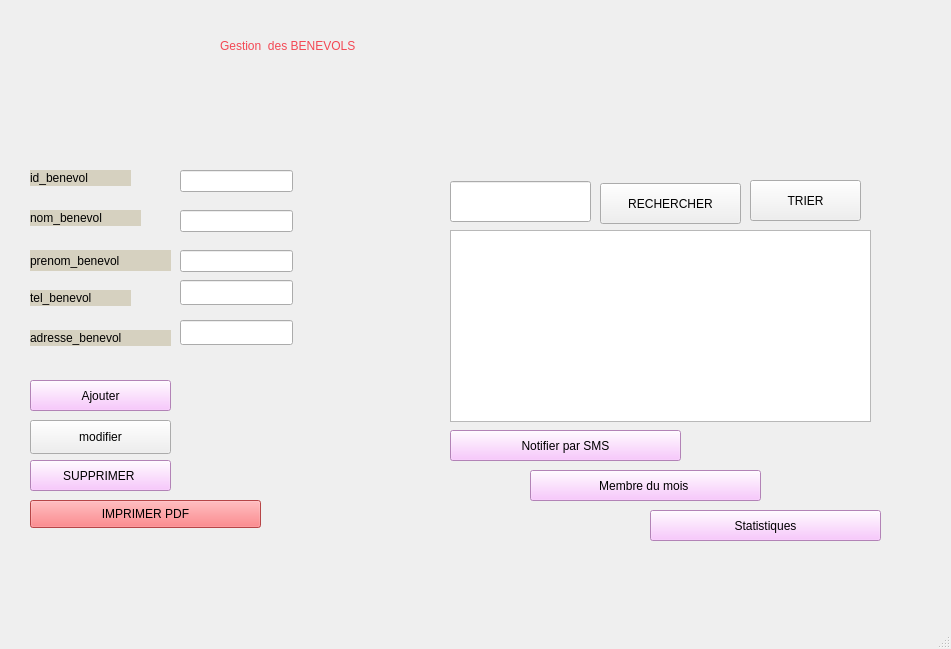
<?xml version="1.0" encoding="UTF-8"?>
<ui version="4.0">
 <class>MainWindow</class>
 <widget class="QMainWindow" name="MainWindow">
  <property name="geometry">
   <rect>
    <x>0</x>
    <y>0</y>
    <width>951</width>
    <height>649</height>
   </rect>
  </property>
  <property name="windowTitle">
   <string>MainWindow</string>
  </property>
  <widget class="QWidget" name="centralwidget">
   <widget class="QLabel" name="label">
    <property name="geometry">
     <rect>
      <x>0</x>
      <y>-10</y>
      <width>921</width>
      <height>501</height>
     </rect>
    </property>
    <property name="text">
     <string/>
    </property>
    <property name="pixmap">
     <pixmap>../../../../21692/Downloads/BG QT.jpg</pixmap>
    </property>
   </widget>
   <widget class="QLabel" name="label_2">
    <property name="geometry">
     <rect>
      <x>220</x>
      <y>0</y>
      <width>571</width>
      <height>91</height>
     </rect>
    </property>
    <property name="styleSheet">
     <string notr="true">font: 18pt &quot;Courier New&quot;;

color: rgb(243, 72, 84);</string>
    </property>
    <property name="text">
     <string>Gestion  des BENEVOLS</string>
    </property>
   </widget>
   <widget class="QLabel" name="label_4">
    <property name="geometry">
     <rect>
      <x>30</x>
      <y>170</y>
      <width>101</width>
      <height>16</height>
     </rect>
    </property>
    <property name="styleSheet">
     <string notr="true">background-color: rgb(214, 209, 192);
font: 75 9pt &quot;MS Shell Dlg 2&quot;;</string>
    </property>
    <property name="text">
     <string>id_benevol</string>
    </property>
   </widget>
   <widget class="QLabel" name="label_5">
    <property name="geometry">
     <rect>
      <x>30</x>
      <y>210</y>
      <width>111</width>
      <height>16</height>
     </rect>
    </property>
    <property name="styleSheet">
     <string notr="true">background-color: rgb(214, 209, 192);
font: 75 9pt &quot;MS Shell Dlg 2&quot;;</string>
    </property>
    <property name="text">
     <string>nom_benevol</string>
    </property>
   </widget>
   <widget class="QLabel" name="label_6">
    <property name="geometry">
     <rect>
      <x>30</x>
      <y>250</y>
      <width>141</width>
      <height>21</height>
     </rect>
    </property>
    <property name="styleSheet">
     <string notr="true">background-color: rgb(214, 209, 192);
font: 75 9pt &quot;MS Shell Dlg 2&quot;;</string>
    </property>
    <property name="text">
     <string>prenom_benevol</string>
    </property>
   </widget>
   <widget class="QLabel" name="label_7">
    <property name="geometry">
     <rect>
      <x>30</x>
      <y>290</y>
      <width>101</width>
      <height>16</height>
     </rect>
    </property>
    <property name="styleSheet">
     <string notr="true">background-color: rgb(214, 209, 192);
font: 75 9pt &quot;MS Shell Dlg 2&quot;;
</string>
    </property>
    <property name="text">
     <string>tel_benevol</string>
    </property>
   </widget>
   <widget class="QLineEdit" name="lineEdit">
    <property name="geometry">
     <rect>
      <x>180</x>
      <y>170</y>
      <width>113</width>
      <height>22</height>
     </rect>
    </property>
   </widget>
   <widget class="QLabel" name="label_8">
    <property name="geometry">
     <rect>
      <x>30</x>
      <y>330</y>
      <width>141</width>
      <height>16</height>
     </rect>
    </property>
    <property name="styleSheet">
     <string notr="true">background-color: rgb(214, 209, 192);
font: 75 9pt &quot;MS Shell Dlg 2&quot;;</string>
    </property>
    <property name="text">
     <string>adresse_benevol</string>
    </property>
   </widget>
   <widget class="QLineEdit" name="lineEdit_2">
    <property name="geometry">
     <rect>
      <x>180</x>
      <y>210</y>
      <width>113</width>
      <height>22</height>
     </rect>
    </property>
   </widget>
   <widget class="QLineEdit" name="lineEdit_3">
    <property name="geometry">
     <rect>
      <x>180</x>
      <y>250</y>
      <width>113</width>
      <height>22</height>
     </rect>
    </property>
   </widget>
   <widget class="QPushButton" name="IMPRIMER">
    <property name="geometry">
     <rect>
      <x>30</x>
      <y>500</y>
      <width>231</width>
      <height>28</height>
     </rect>
    </property>
    <property name="styleSheet">
     <string notr="true">background-color: rgb(255, 96, 99);</string>
    </property>
    <property name="text">
     <string>IMPRIMER PDF</string>
    </property>
   </widget>
   <widget class="QPushButton" name="pushButton_supprimer">
    <property name="geometry">
     <rect>
      <x>30</x>
      <y>460</y>
      <width>141</width>
      <height>31</height>
     </rect>
    </property>
    <property name="styleSheet">
     <string notr="true">
background-color: rgb(249, 183, 255);</string>
    </property>
    <property name="text">
     <string>SUPPRIMER </string>
    </property>
   </widget>
   <widget class="QLineEdit" name="lineEdit_4">
    <property name="geometry">
     <rect>
      <x>450</x>
      <y>181</y>
      <width>141</width>
      <height>41</height>
     </rect>
    </property>
   </widget>
   <widget class="QLineEdit" name="lineEdit_5">
    <property name="geometry">
     <rect>
      <x>180</x>
      <y>280</y>
      <width>113</width>
      <height>25</height>
     </rect>
    </property>
   </widget>
   <widget class="QLineEdit" name="lineEdit_6">
    <property name="geometry">
     <rect>
      <x>180</x>
      <y>320</y>
      <width>113</width>
      <height>25</height>
     </rect>
    </property>
   </widget>
   <widget class="QPushButton" name="pushButton_Ajouter">
    <property name="geometry">
     <rect>
      <x>30</x>
      <y>380</y>
      <width>141</width>
      <height>31</height>
     </rect>
    </property>
    <property name="styleSheet">
     <string notr="true">
background-color: rgb(249, 183, 255);</string>
    </property>
    <property name="text">
     <string>Ajouter</string>
    </property>
   </widget>
   <widget class="QPushButton" name="SATISTIQUES">
    <property name="geometry">
     <rect>
      <x>650</x>
      <y>510</y>
      <width>231</width>
      <height>31</height>
     </rect>
    </property>
    <property name="styleSheet">
     <string notr="true">
background-color: rgb(249, 183, 255);</string>
    </property>
    <property name="text">
     <string>Statistiques</string>
    </property>
   </widget>
   <widget class="QPushButton" name="MEMBRE">
    <property name="geometry">
     <rect>
      <x>530</x>
      <y>470</y>
      <width>231</width>
      <height>31</height>
     </rect>
    </property>
    <property name="styleSheet">
     <string notr="true">
background-color: rgb(249, 183, 255);</string>
    </property>
    <property name="text">
     <string>Membre du mois </string>
    </property>
   </widget>
   <widget class="QPushButton" name="NOTIFIER">
    <property name="geometry">
     <rect>
      <x>450</x>
      <y>430</y>
      <width>231</width>
      <height>31</height>
     </rect>
    </property>
    <property name="styleSheet">
     <string notr="true">
background-color: rgb(249, 183, 255);</string>
    </property>
    <property name="text">
     <string>Notifier par SMS</string>
    </property>
   </widget>
   <widget class="QTableView" name="tablebenevol">
    <property name="geometry">
     <rect>
      <x>450</x>
      <y>230</y>
      <width>421</width>
      <height>192</height>
     </rect>
    </property>
   </widget>
   <widget class="QPushButton" name="TRIER">
    <property name="geometry">
     <rect>
      <x>750</x>
      <y>180</y>
      <width>111</width>
      <height>41</height>
     </rect>
    </property>
    <property name="text">
     <string>TRIER</string>
    </property>
   </widget>
   <widget class="QPushButton" name="RECHERCHER">
    <property name="geometry">
     <rect>
      <x>600</x>
      <y>183</y>
      <width>141</width>
      <height>41</height>
     </rect>
    </property>
    <property name="text">
     <string>RECHERCHER</string>
    </property>
   </widget>
   <widget class="QPushButton" name="modifier">
    <property name="geometry">
     <rect>
      <x>30</x>
      <y>420</y>
      <width>141</width>
      <height>34</height>
     </rect>
    </property>
    <property name="text">
     <string>modifier</string>
    </property>
   </widget>
  </widget>
  <widget class="QMenuBar" name="menubar">
   <property name="geometry">
    <rect>
     <x>0</x>
     <y>0</y>
     <width>951</width>
     <height>30</height>
    </rect>
   </property>
  </widget>
  <widget class="QStatusBar" name="statusbar"/>
 </widget>
 <layoutdefault spacing="6" margin="11"/>
 <resources/>
 <connections/>
</ui>
